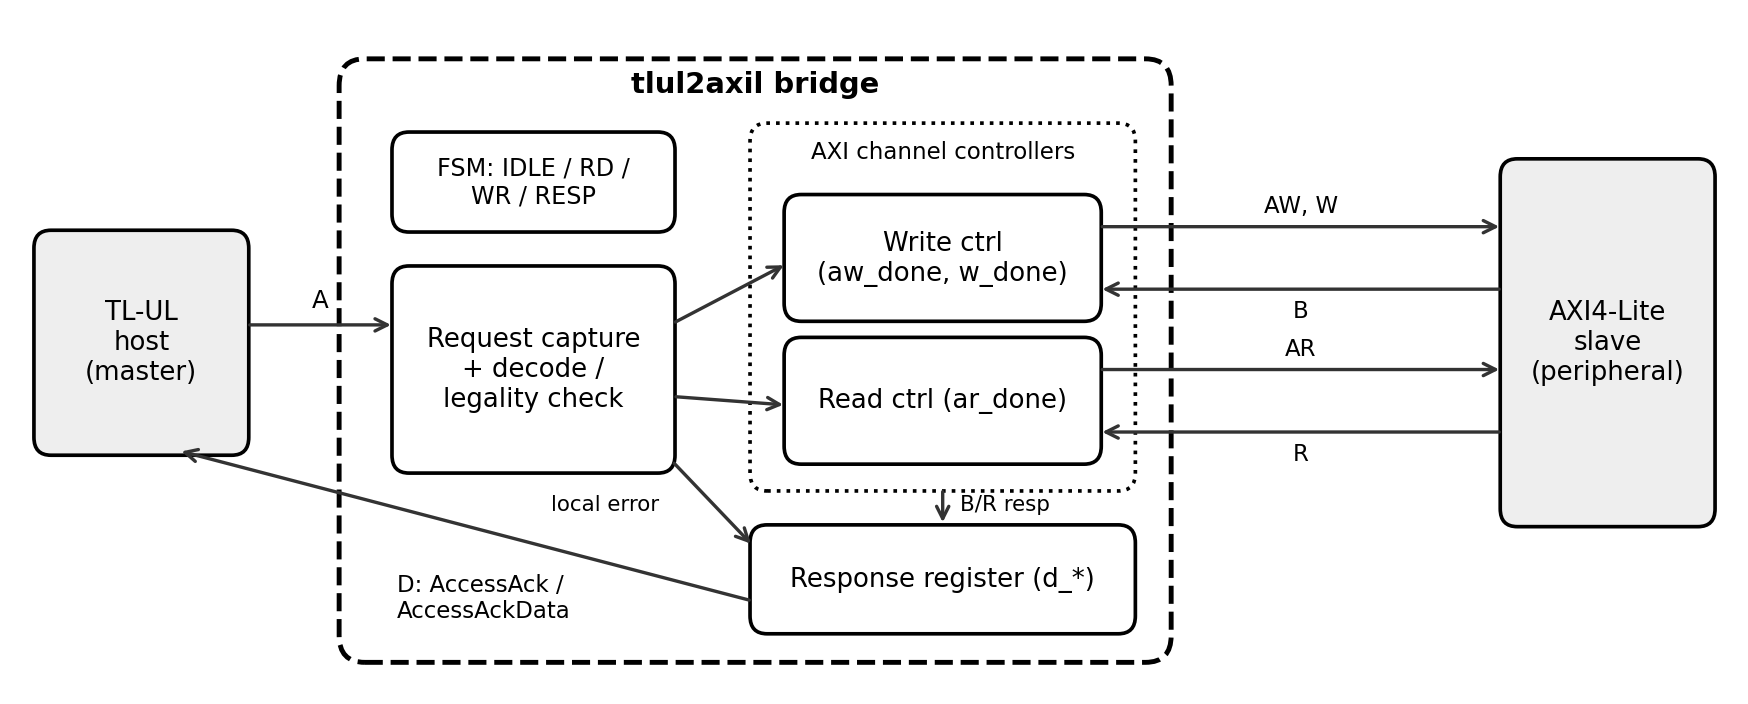

The Python source for this figure:
import matplotlib; matplotlib.use("Agg")
import matplotlib.pyplot as plt
from matplotlib.patches import FancyBboxPatch
fig,ax=plt.subplots(figsize=(10,3.9)); ax.axis("off"); ax.set_xlim(0,100); ax.set_ylim(-1,36)
def box(x,y,w,h,t,fc="white",ls="-",fs=8.5):
    ax.add_patch(FancyBboxPatch((x,y),w,h,boxstyle="round,pad=0.3,rounding_size=1.0",fc=fc,ec="black",lw=1.2,ls=ls))
    if t: ax.text(x+w/2,y+h/2,t,ha="center",va="center",fontsize=fs)
def arr(x1,y1,x2,y2):
    ax.annotate("",xy=(x2,y2),xytext=(x1,y1),arrowprops=dict(arrowstyle="->",color="#333",lw=1.1))
ax.add_patch(FancyBboxPatch((19,0.5),48,33,boxstyle="round,pad=0.4,rounding_size=1.5",fc="white",ec="black",lw=1.6,ls="--"))
ax.text(43,32.0,"tlul2axil bridge",ha="center",fontsize=9.5,weight="bold")
box(1,12,12,12,"TL-UL\nhost\n(master)",fc="#eeeeee")
box(87,8,12,20,"AXI4-Lite\nslave\n(peripheral)",fc="#eeeeee")
box(22,24.5,16,5,"FSM: IDLE / RD /\nWR / RESP",fc="white",fs=7.8)
box(22,11,16,11,"Request capture\n+ decode /\nlegality check")
box(43,10,22,20,"",fc="white",ls=":")
ax.text(54,28.3,"AXI channel controllers",ha="center",fontsize=7.5,color="black")
box(45,19.5,18,6.5,"Write ctrl\n(aw_done, w_done)")
box(45,11.5,18,6.5,"Read ctrl (ar_done)")
box(43,2,22,5.5,"Response register (d_*)")
arr(13,19,22,19); ax.text(17.5,20,"A",ha="center",fontsize=8)
arr(38,19,45,22.5); arr(38,15,45,14.5)
arr(54,10,54,7.6); ax.text(55,8.6,"B/R resp",fontsize=7)
arr(38,11.5,43,6.5); ax.text(31,8.6,"local error",fontsize=7,color="black")
arr(43,3.5,9,12); ax.text(22,2.6,"D: AccessAck /\nAccessAckData",fontsize=7.5)
arr(63,24.5,87,24.5); ax.text(75,25.3,"AW, W",ha="center",fontsize=7.5)
arr(87,21.0,63,21.0); ax.text(75,19.4,"B",ha="center",fontsize=7.5)
arr(63,16.5,87,16.5); ax.text(75,17.3,"AR",ha="center",fontsize=7.5)
arr(87,13.0,63,13.0); ax.text(75,11.4,"R",ha="center",fontsize=7.5)
plt.savefig("block_simple.png",dpi=220,bbox_inches="tight")
